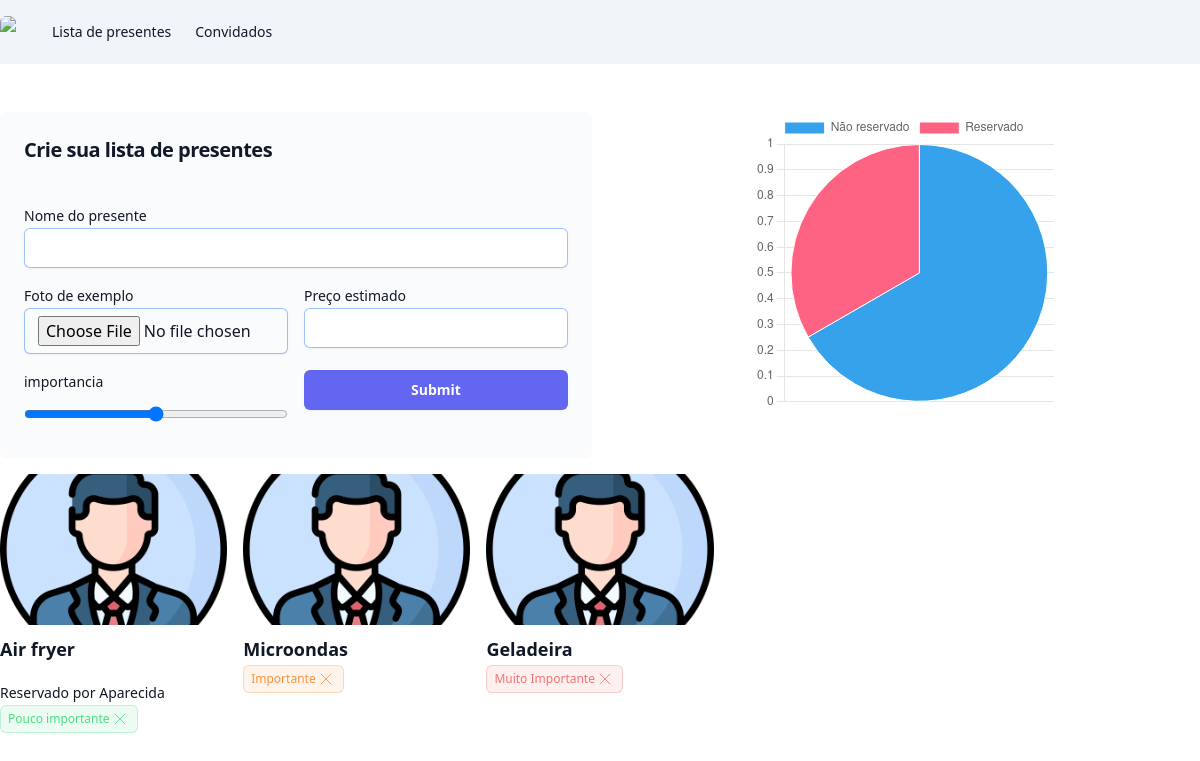
/noivos/, run on the app's committed database.
### noivos/models.py (models this page shows, shortened)
class Presentes(models.Model):
    nome_presente = models.CharField(max_length=100)
    foto = models.ImageField(upload_to="presentes")
    preco = models.DecimalField(max_digits=6, decimal_places=2)
    importancia = models.PositiveIntegerField()
    reservado = models.BooleanField(default=False)
    reservado_por = models.ForeignKey(
        Convidados, null=True, blank=True, on_delete=models.DO_NOTHING
    )

class Convidados(models.Model):
    status_choices = (
        ("AC", "Aguardando confirmação"),
        ("C", "Confirmado"),
        ("R", "Recusado"),
    )
    nome_convidado = models.CharField(max_length=100)
    whatsapp = models.CharField(max_length=25, null=True, blank=True)
    maximo_acompanhantes = models.PositiveIntegerField(default=0)
    token = models.CharField(max_length=25)
    status = models.CharField(max_length=2, choices=status_choices, default="AC")
    def __str__(self):
        return self.nome_convidado

### noivos/views.py (the view, shortened to what this page needs)
# urls.py: 2. Add a URL to urlpatterns:  path('', views.home, name='home')
def home(request):
    if request.method == "GET":
        presentes = Presentes.objects.all()
        nao_reservado = Presentes.objects.filter(reservado=False).count()
        reservado = Presentes.objects.filter(reservado=True).count()
        data = [nao_reservado, reservado]
        return render(request, "home.html", {"presentes": presentes, "data": data})

### noivos/templates/home.html (shortened to what this page needs)
{% extends "base.html" %}
{% block 'body' %}
{% include "partials/navbar.html" %}
<div class="max-w-7xl mx-auto mt-12">
    <div class="grid grid-cols-2 gap-4">
        <div class="bg-slate-200/20 p-6 rounded-md">
            <h2 class="text-balance text-xl font-semibold tracking-tight text-gray-900">Crie sua lista de presentes</h2>
            <br>
            <form action="{% url 'home' %}" method="POST" enctype='multipart/form-data'>{% csrf_token %}
                <label class="mt-4 block text-sm leading-6 text-gray-900">Nome do presente</label>
                <input type="text" name="nome_presente"
                    class="block w-full rounded-md border-0 px-3.5 py-2 text-gray-900 shadow-sm ring-1 ring-inset ring-g">
                <div class=" flex space-x-4">
                    <div class="w-full">
                        <label class="mt-4 block text-sm leading-6 text-gray-900">Foto de exemplo</label>
                        <input type="file" name="foto"
                            class="block w-full rounded-md border-0 px-3.5 py-2 text-gray-900 shadow-sm ring-1 ring-inset ring-gr">
                    </div>
                    <div class=" w-full">
                        <label class="mt-4 block text-sm leading-6 text-gray-900">Preço estimado</label>
                        <input type="number" name="preco"
                            class="block w-full rounded-md border-0 px-3.5 py-2 text-gray-900 shadow-sm ring-1 ring-inset ring">
                    </div>
                </div>
                <div class=" flex space-x-4">
                    <div class="w-full">
                        <label class="mt-4 block text-sm leading-6 text-gray-900">importancia</label>
                        <input type="range" min='1' max="5" name="importancia" class="block w-full py-3 text-gray-900">
                    </div>
                    <div class="w-full">
                        <input type="submit"
                            class="rounded-md w-full mt-4 bg-indigo-500 px-3.5 py-2.5 text-sm font-semibold text-white shadow-sm hover:bg-ind">
                    </div>
                </div>
            </form>
        </div>
        <div class=" mx-auto">
            <canvas id="myChart" class=""></canvas>
        </div>
    </div>
    <div class="grid grid-cols-5 mt-4 gap-4">
        {% for i in presentes %}
            <div>
                <img class="aspect-[3/2] w-full rounded-2xl object-cover" src="{{i.foto.url}}" alt="">
                <h3 class="mt-2 text-lg font-semibold leading-8 text-gray-900">{{i.nome_presente}}</h3>
                {% if i.reservado %}
                    <p class="mt-4 block text-sm leading-6 text-gray-900">Reservado por {{i.reservado_por}}</p>
                {% endif %}
                {% if i.importancia <= 2 %}
                    <span
                        class="inline-flex items-center rounded-md bg-green-400/10 px-2 py-1 text-xs font-medium text-green-400 ring-1 ring-inset ring-green-400/30">Pouco importante<svg xmlns="http://www.w3.org/2000/svg" class="h-5 w-5" fill="none" viewBox="0 0 24 24" stroke="currentColor">
                        <path stroke-linecap=" round" stroke-linejoin="round" d="M6 18 18 6M6 6l12 12" />
                        </svg>
                    </span>
                {% elif i.importancia < 4 %}
                    <span
                        class="inline-flex items-center rounded-md bg-orange-400/10 px-2 py-1 text-xs font-medium text-orange-400 ring-1 ring-inset ring-orange-400/30">Importante<svg xmlns="http://www.w3.org/2000/svg" class="h-5 w-5" fill="none" viewBox="0 0 24 24" stroke="currentColor">
                        <path stroke-linecap=" round" stroke-linejoin="round" d="M6 18 18 6M6 6l12 12" />
                        </svg>
                    </span>
                {% else %}
                    <span
                        class="inline-flex items-center rounded-md bg-red-400/10 px-2 py-1 text-xs font-medium text-red-400 ring-1 ring-inset ring-red-400/30">Muito Importante<svg xmlns="http://www.w3.org/2000/svg" class="h-5 w-5" fill="none" viewBox="0 0 24 24" stroke="currentColor">
                        <path stroke-linecap=" round" stroke-linejoin="round" d="M6 18 18 6M6 6l12 12" />
                        </svg>
                    </span>
                {% endif %}
            </div>
        {% endfor %}
    </div>
</div>
<script>
    const ctx = document.getElementById('myChart');
    new Chart(ctx, {
        type: 'pie',
        data: {
            labels: ['Não reservado', 'Reservado'],
            datasets: [{
                label: 'Presentes',
                data: {{data}},
                borderWidth: 1
            }]
        },
        options: {
            scales: {
                y: {
                    beginAtZero: true
                }
            }
        }
    });
</script>
{% endblock %}

### templates/base.html (shortened to what this page needs)
<!DOCTYPE html>
<html lang="en">
<head>
    <script src="https://cdn.tailwindcss.com"></script>
</head>
<body>
    {% block 'body' %} {% endblock %}
</body>
</html>

### templates/partials/navbar.html
{% load static %}
<nav class="bg-slate-100">
    <div class="mx-auto max-w-7xl">
        <div class="relative flex h-16 items-center justify-between">
            <div class="flex flex-1 items-center justify-center sm:items-stretch sm:justify-start">
                <div class="flex flex-shrink-0 items-center">
                    <img class="h-8 w-auto rounded-md" src="{% static 'noivos/img/logo.webp' %}""
">
                </div>
                <div class="hidden sm:ml-6 sm:block">
                    <div class="flex">
                        <a href="{% url 'home' %}" class="rounded-md px-3 py-2 text-sm font-medium text-gray-900 hover:bg-gray-700 hover:text-white">Lista de presentes</a>
                        <a href="{% url 'lista_convidados' %}" class="rounded-md px-3 py-2 text-sm font-medium text-gray-900 hover:bg-gray-700 hover:text-white">Convidados</a>
                    </div>
                </div>
            </div>
        </div>
    </div>
</nav>

### data on the page
Presentes: foto (placeholder picture), nome_presente "Air fryer", reservado_por "Aparecida", importancia "Pouco importante"
Presentes: foto (placeholder picture), nome_presente "Microondas", importancia "Importante"
Presentes: foto (placeholder picture), nome_presente "Geladeira", importancia "Muito Importante"

### other printed values
chart data {{ data }} [2, 1]
